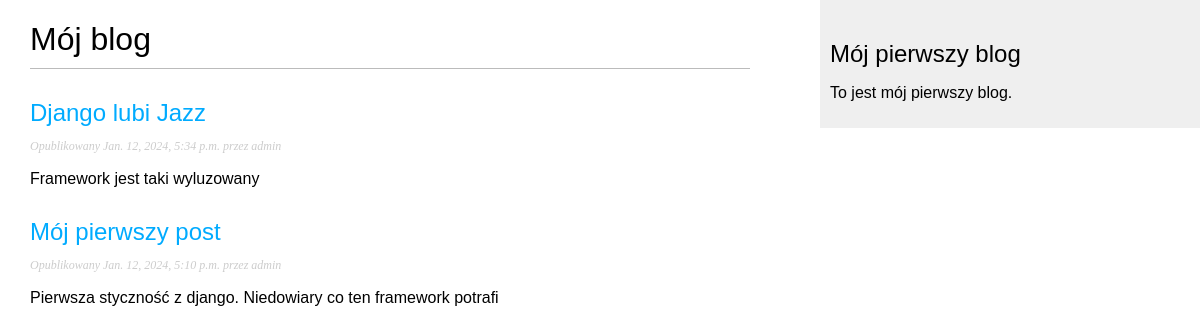
Screenshot of /blog/ with the database file from the repository.
### blog/models.py (models this page shows, shortened)
class Post(models.Model):
    class Status(models.TextChoices):
        DRAFT = 'DF', 'Roboczy'
        PUBLISHED = 'PB', 'Opublikowany'
    title = models.CharField(max_length=250)
    slug = models.SlugField(max_length=250)
    author = models.ForeignKey(User, on_delete=models.CASCADE, related_name='blog_post')
    body = models.TextField()
    publish = models.DateTimeField(default=timezone.now)
    created = models.DateTimeField(auto_now_add=True)
    updated = models.DateTimeField(auto_now=True)
    status = models.CharField(max_length=2, choices=Status.choices, default=Status.DRAFT)
    object = models.Manager()
    published = PublishedManager()
    class Meta:
        ordering = ['-publish']
        indexes = [
            models.Index(fields=['-publish']),
        ]

### blog/views.py (the view)
# urls.py: path("", views.post_list, name="post_list"),
def post_list(request):
    posts = Post.published.all()
    return render(request, "blog/post/list.html", {"posts": posts})

### blog/models.py (called while the page is built)
    def get_queryset(self):
        return super().get_queryset() \
            .filter(status=Post.Status.PUBLISHED)

### blog/templates/blog/post/list.html (shortened to what this page needs)
{% extends "blog/base.html" %}
{% block content %}
    <h1>Mój blog</h1>
    {% for post in posts %}
    <h2>
        <a href="{% url 'blog:post_detail' post.id %}"> {{ post.title }}</a>
    </h2>
    <p class="date">
        Opublikowany {{ post.publish }} przez {{ post.author }}
    </p>
    {{ post.body|truncatewords:30|linebreaks }}
{% endfor %}
{% endblock %}

### blog/static/css/blog.css (style rules this page uses)
body { margin:0; padding:0; font-family:helvetica, sans-serif; }
a { color:#00abff; text-decoration:none; }
h1 { font-weight:normal; border-bottom:1px solid #bbb; padding:0 0 10px 0; }
h2 { font-weight:normal; margin:30px 0 0; }
p.date { color:#ccc; font-family: georgia, serif; font-size: 12px; font-style: italic; }

### rows the page displays
Post: title "Django lubi Jazz", publish "Jan. 12, 2024, 5:34 p.m.", author "admin", body "Framework jest taki wyluzowany"
Post: title "Mój pierwszy post", publish "Jan. 12, 2024, 5:10 p.m.", author "admin", body "Pierwsza styczność z django. Niedowiary co ten framework potrafi"
